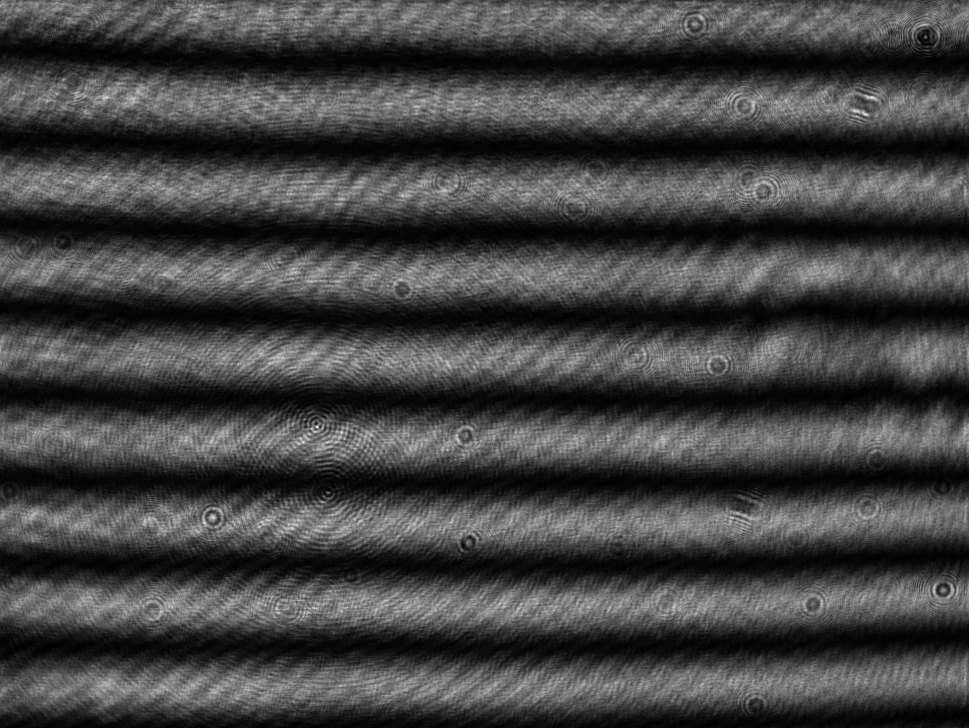
#> input picture data_others/D01.png, 969 x 728 px, shrunk from 1928 x 1448 before the run
$ python interferometria_dist.py
#> lines starting #> are read from the running program, lines starting #| are printed output that depends on the picture
import numpy as np
import pandas as pd
import matplotlib.pyplot as plt
import seaborn as sns
from PIL import Image
from pathlib import Path
from scipy.ndimage import gaussian_filter
from scipy.optimize import curve_fit
import os

# Set up paths

DATA_PATH = Path('../data_others')
DATA_PATH.mkdir(exist_ok=True,
                    parents=True)

def func(x, f, p):
    return abs(np.cos(f*x+p))
def linear(x, m, b):
    return m*x+b
dlinhas=np.zeros(4)
di=0
k=np.zeros(17)
i=0
def fk(d, a, b, e1, e2, f1, f2):
    return a/(1+e1+e2)*np.sqrt(1+e1*e1+e2*e2+2*(e1*np.cos(f1*d)+e2*np.cos(f2*d)+e1*e2*np.cos((f1-f2)*d)))+b
for images in DATA_PATH.iterdir():
    if images.name == "calib.png":
        continue
    print(images.name)
    # Load Image and convert to numpy array
    IMAGE = images.name
    img = Image.open(DATA_PATH/IMAGE)
#> img is the input picture: PIL image 969x728 I;16; min 2496, max 51088, mean 15234.9
    img_arr = np.array(img)
    #print(f"Image shape: {img_arr.shape}")

    # Plot image
    print("grayscale maximum: ",np.max(img_arr))
#| grayscale maximum:  51088
    print("grayscale minimum: ",np.min(img_arr))
#| grayscale minimum:  2496
    img_norm = (img_arr - np.min(img_arr)) / (np.max(img_arr) - np.min(img_arr))
    ma=0
    mi=0
    countma=0
    countmi=0
    for lista in img_norm:
        for val in lista:
            if val < 0.25:
                mi+=val
                countmi+=1
            if val > 0.75:
                ma+=val
                countma+=1
#> after the loop, countma = 246; countmi = 343668; ma = 193.5; mi = 36410.6
    ma= ma/countma*(np.max(img_arr) - np.min(img_arr))+np.min(img_arr)
#> ma = 40723.8
    mi= mi/countmi*(np.max(img_arr) - np.min(img_arr))+np.min(img_arr)
#> mi = 7644.2


    k[i]=(ma-mi)/(ma+mi)

    i+=1
    plt.imshow(img_arr, cmap='gray')
    plt.axis('off')
    plt.savefig(f'../interferometria/distancias/padrao.png')
    #plt.show()
    plt.clf()
    """
    if not os.path.exists(f'../interferometria/distancias/{IMAGE[:-3]}'):
        os.mkdir(f'../interferometria/distancias/{IMAGE[:-3]}')
    #2D images
    data = np.zeros((5,10))
    Nlines = img_arr.shape[0]
    Ncols = img_arr.shape[1]
    x=np.mgrid[:Nlines:1]/264.5*2
    for i in range(10):
        img2d = img_arr[:,(Ncols*i)//10]
        img2d_norm = (img2d - np.min(img2d)) / (np.max(img2d) - np.min(img2d))
        y=img2d_norm
        popt, pcov = curve_fit(func, x, y, bounds=([2,0],[6, np.pi/2]))

        plt.plot(x, y, '-', label="data")
        #print(popt)
        for j in range(5):
            data[j,i] = (np.pi*((5+j)/2)-popt[1])/popt[0]
        #plt.plot(x, func(x, *popt), 'r-', label='fit')
        plt.title(f"Oscillation {i}")
        plt.xlabel('mm')
        plt.ylabel('K')
        plt.savefig(f"../interferometria/distancias/{IMAGE[:-3]}/oscillation{i}.png")
        plt.clf()

    x = x[-1]*np.arange(10)/10
    ax = plt.gca()
    b = np.zeros(5)
    for i in range(5):
        color = next(ax._get_lines.prop_cycler)['color']
        plt.plot(x, data[i,:], '.', color=color)
        popt, pcov = curve_fit(linear, x, data[i,:])
        plt.plot(x, linear(x, *popt), '-',color=color)
        b[i] = popt[1]

    plt.title("Stripes fit")
    plt.xlabel('mm')
    plt.ylabel('mm')
    plt.savefig(f"../interferometria/distancias/{IMAGE[:-3]}/linear.png")
    plt.clf()
    """


#plt.plot(np.arange(0,3*17,3),k,".")
plt.errorbar(np.arange(0,3*17,3)/100,k,xerr=0.1/100, yerr=0.005,fmt=".-")
# [4 lines of commented-out code are left out]
plt.xlabel("offset from equal lenghts [m]")
plt.ylabel("K")
plt.title("Variação do contraste com a distância entre os braços")
plt.legend()
plt.savefig("../interferometria/distancias.png")
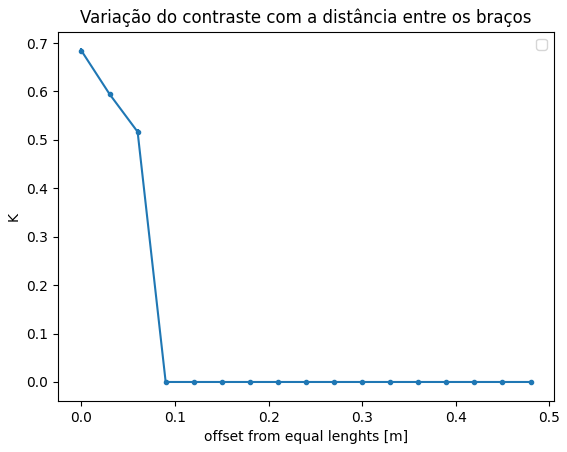
#> figure drawn by matplotlib, 1 panel; curve peaks at x = 0, y = 0.684
plt.show()
